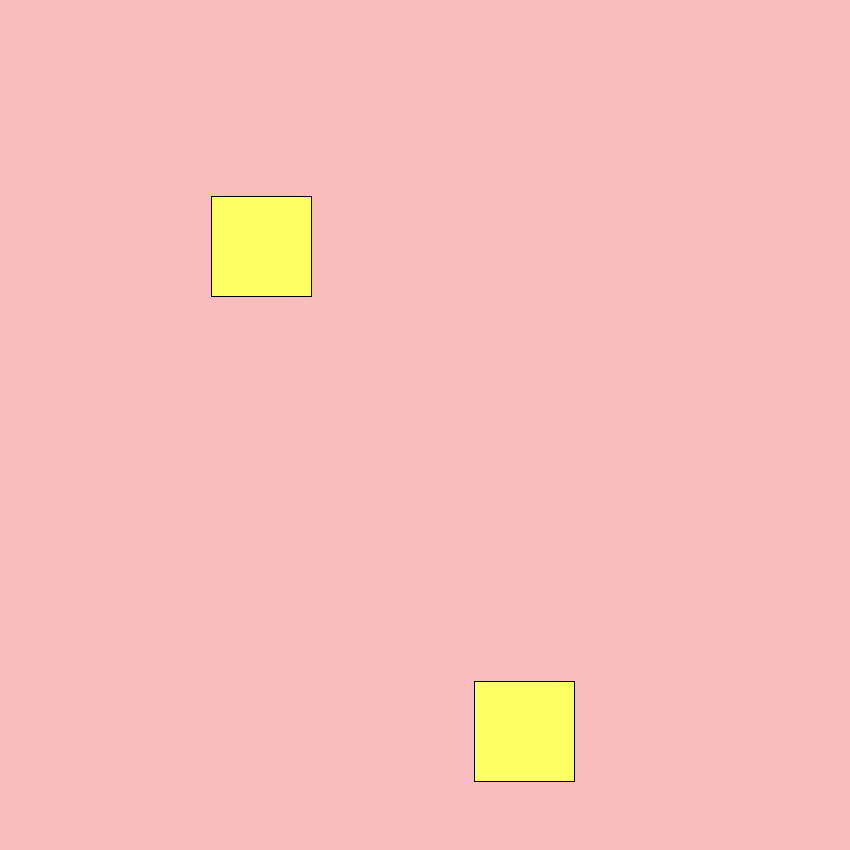
Frame 1 (no input)
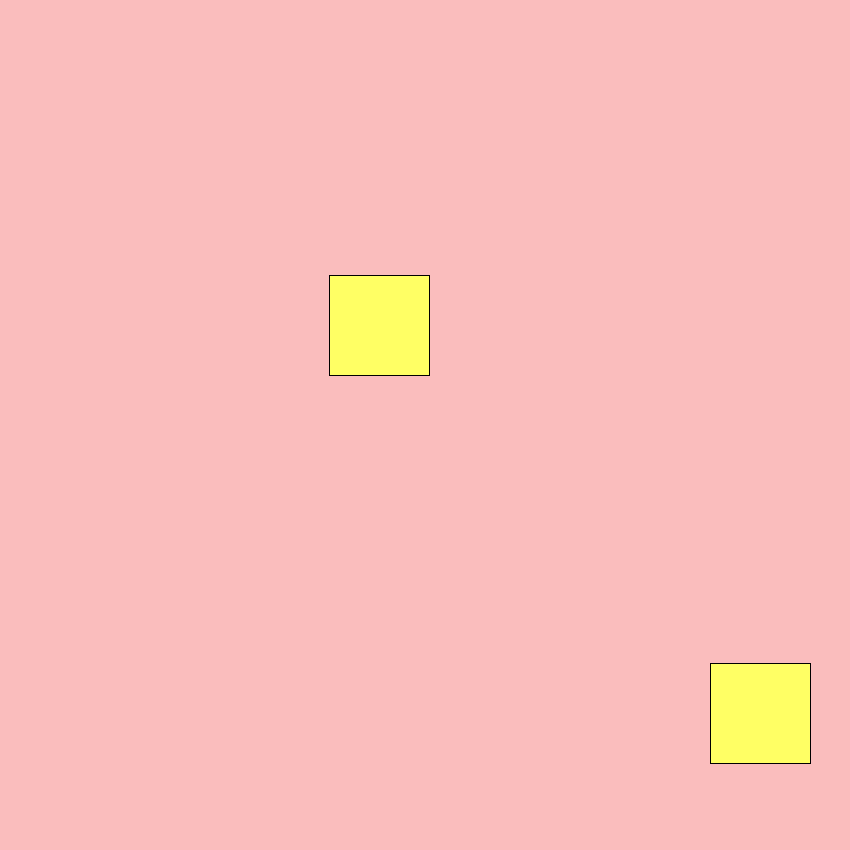
Frame 60 (the mouse pressed at the canvas centre just before this capture)
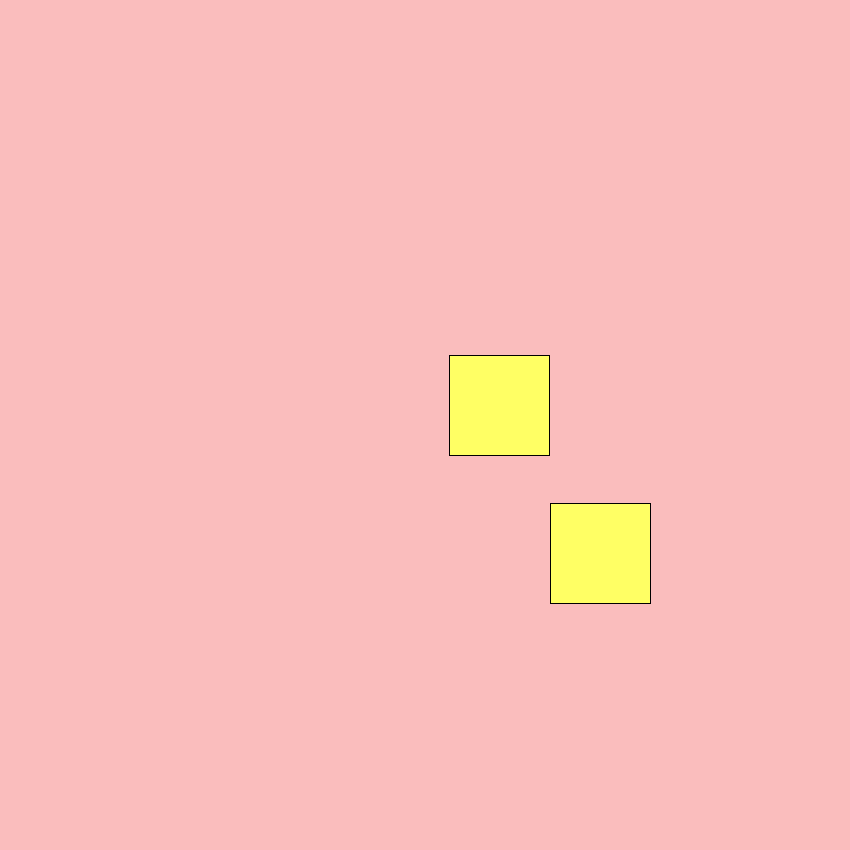
Frame 120 (the mouse held since frame 60 and released just before this capture)

The Processing sketch that drew these frames (run headless with seeded random() and noise(); from frame 60 on, the mouse is pressed at the canvas centre):

// Processing sketch: Class_Constructor_Homework
// ── Class_Constructor_Homework.pde
int speed1 = 4;
int speed2 = 2;

Object rect1, rect2;  // the first instance of the Flower class

void setup() {
  size(850, 850);

  float size_rect1 = 100;
  float size_rect2 = 100;
  float x1 = random(width/10, width-width/10);
  float x2 = random(width/10, width-width/10);
  float y1 = random(height/10, height-height/10);
  float y2 = random(height/10, height-height/10);

  rectMode(CENTER);

  rect1 = new Object(x1, y1, size_rect1, speed1); 
  rect2 = new Object(x2, y2, size_rect2, speed2);
}

void draw() {
  background(#FABDBD);

  rect1.display();
  rect1.move();
  rect2.display();
  rect2.move();
  
  rect1.bounce(rect2);
}

// ── class.pde
class Object {
  float xSpeed;
  float ySpeed;

  float rectSize;
  float rectX;
  float rectY;

  boolean collision;

  Object(float temp_x, float temp_y, float temp_s, float temp_speed) {
    rectSize = temp_s;
    rectX = temp_x;
    rectY = temp_y;
    xSpeed = temp_speed;
    ySpeed = temp_speed/1.5;
  }

  Object(float temp_x, float temp_y, float temp_size, float temp_speed, boolean temp_mouseControlled) {
    rectSize = temp_size;
    rectX = temp_x;
    rectY = temp_y;
    xSpeed = temp_speed;
    ySpeed = temp_speed;
  }

  void display () {
    if (!collision) {
      fill(300, 500, 100);
      rect(rectX, rectY, rectSize, rectSize);
    } else {
      fill(150, 100, 0);

      if (mouseX >= rectSize/2 && mouseY >= rectSize/2 && mouseX <= width-rectSize/2 && mouseY <= height-rectSize/2){
        rectX = mouseX;
        rectY = mouseY;
      }
      rect(rectX, rectY, rectSize, rectSize);
    }
  }

  // Move function for rectangles
  void move() {
    rectX = rectX + xSpeed;
    // Checking if sides are hit (x speed)
    if (rectX >= width-rectSize/2 || rectX <= rectSize/2) {
      xSpeed = xSpeed *= -1;
    }

    rectY = rectY + ySpeed;
    // Checking if sides are hit (y speed)
    if (rectY >= width-rectSize/2 || rectY <=rectSize/2) {
      ySpeed = ySpeed *= -1;
    }
  }

  // Bounce function
  void bounce(Object other) {
    // Float that checks the distance between this and the other object
    float d = dist(rectX, rectY, other.rectX, other.rectY);
    // If distance is smaller than the object's size & collision, boolean is false
    if (d < rectSize/2 + other.rectSize/2 && collision == false) {
      collision = true;
    } else {
      //collision is false when not touching
      collision = false;
    }
  }
}
